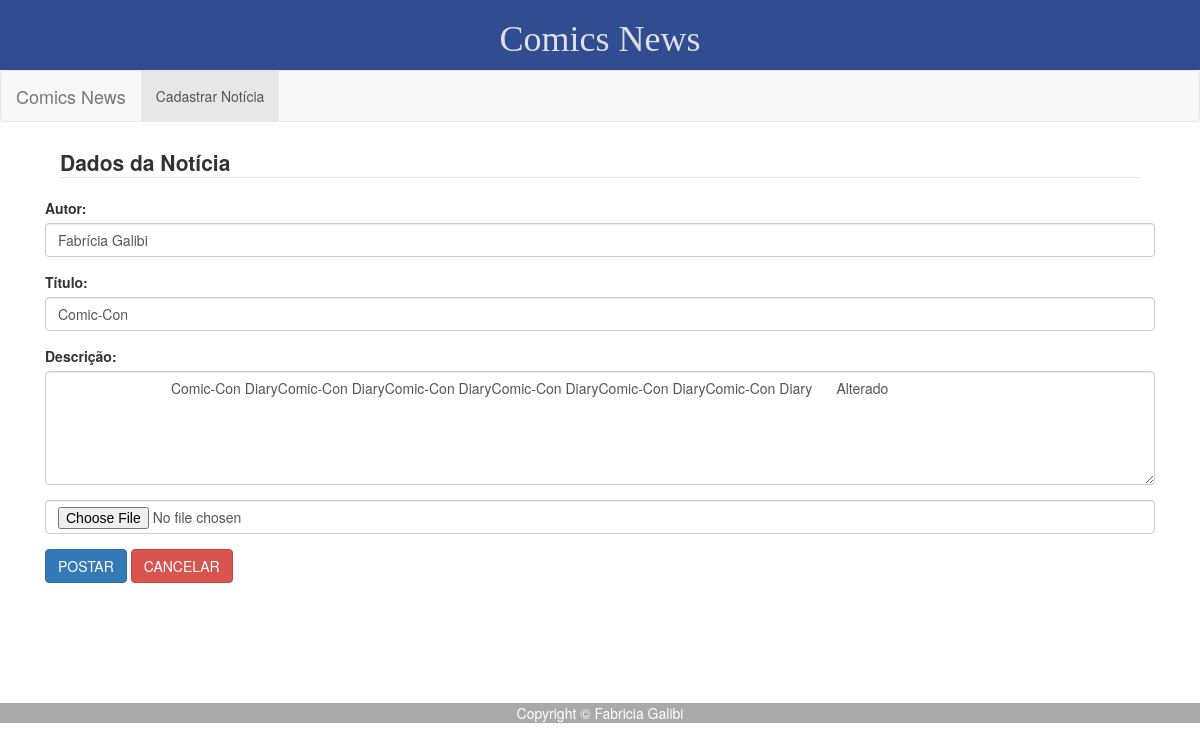
Screenshot of /php/alterar.php?noticia=31 with the database file from the repository.
### tables this page shows
CREATE TABLE IF NOT EXISTS `noticia` (
  `ID` int(11) NOT NULL AUTO_INCREMENT,
  `titulo` varchar(100) NOT NULL,
  `descricao` text NOT NULL,
  `img` varchar(100) NOT NULL,
  `data` timestamp NOT NULL DEFAULT CURRENT_TIMESTAMP,
  `autor` varchar(100) NOT NULL,
  PRIMARY KEY (`ID`)
);

### php/alterar.php (the view, shortened to what this page needs)
<html>
<head>
	<link href="../css/layout.css" rel="stylesheet">
    <link rel="stylesheet" href="https://maxcdn.bootstrapcdn.com/bootstrap/3.3.7/css/bootstrap.min.css">
</head>
<body>
<?php
	$ID = $_GET['noticia'];
	$sql = mysql_query("SELECT * FROM noticia WHERE ID = ".$ID);
?>
<div class="conteudo-1">
		<form method="POST" action="noticiasalterar.php" class="form-horizontal" enctype="multipart/form-data">
			<legend><b>Dados da Notícia</b></legend>
		<?php while ($noticia = mysql_fetch_object($sql)) { ?>
			<div class="form-group">
			  <label for="autor_">Autor:</label>
			  <input type="text" class="form-control" name="autor" id="autor" value ="<?php echo $noticia->autor; ?>">
			</div>
			<div class="form-group">
			  <label for="titulo">Título:</label>
			  <input type="text" class="form-control" name="titulo" id="titulo" value ="<?php echo $noticia->titulo; ?>">
			</div>
			<div class="form-group">
			  <label for="descricao">Descrição:</label>
			  <textarea class="form-control" rows="5" name="descricao">
			    <?php echo $noticia->descricao; ?>
			  </textarea>
			</div>
			<div class="form-group">
			   <input type="file" class="form-control" name="imagem">
			</div>
		<?php } ?>
		<div class="form-group">
			<input type="submit" value="POSTAR" class="btn btn-primary"/>
			<input type="reset" value="CANCELAR" class="btn btn-danger" onclick="history.go(-1);"/>
		</div>
		</form>
</div>
<footer>Copyright &copy; Fabricia Galibi</footer>
</body>
</html>

### css/layout.css (style rules this page uses)
.titulo-1 { display: -webkit-flex; display: flex; -webkit-flex-flow: row wrap; flex-flow: row wrap; text-align: center; }
.titulo-1 > * { -webkit-flex: 1 100%; flex: 1 100%; }
header { background: #2f4d90;color:white; }
footer { background: #aaa; color:white; margin-top:100px; }
.nav { background:#eee; }
@media all and (min-width: 768px) { .nav { text-align:left;-webkit-flex: 1 auto;flex:1 auto;-webkit-order:1;order:1; } }
@media all and (min-width: 768px) { footer { -webkit-order:3;order:3; } }
.conteudo-1 { padding: 5px 60px 5px 60px; text-align: left; }
.h1, h1 { font-family: "Brush Script MT", cursive!important; font-style: normal; font-variant: normal; }

### rows the page displays
noticia: autor "Fabrícia Galibi", titulo "Comic-Con", descricao "Comic-Con DiaryComic-Con DiaryComic-Con DiaryComic-Con DiaryComic-Con DiaryComic-Con Diary Alterado"
